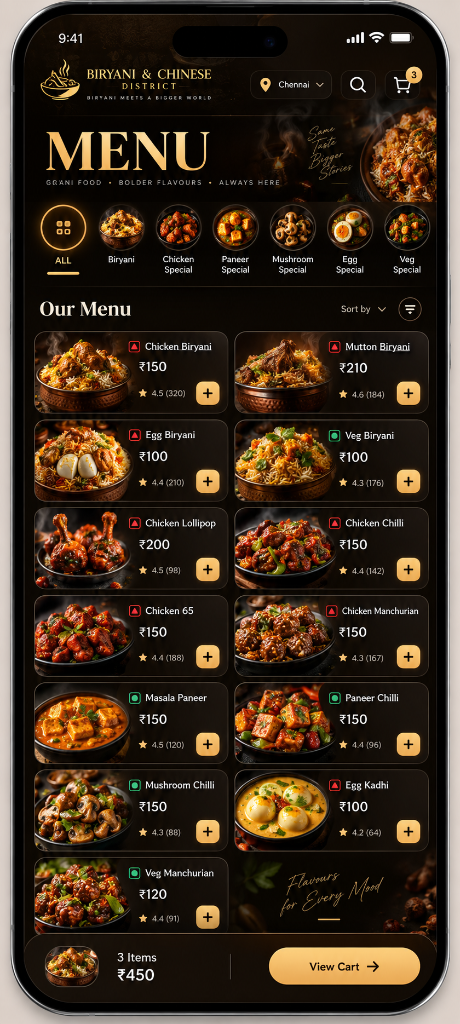
#> input picture reference/mobile_menu_reference.png, 460 x 1024 px, found by its file name
$ python crop_clean_dishes.py
#> lines starting #> are read from the running program, lines starting #| are printed output that depends on the picture
from PIL import Image

mim = Image.open('reference/mobile_menu_reference.png')
#> mim is the input picture: PIL image 460x1024 RGBA; mean R, G, B, A 60.1, 44.8, 30.4, 255

# Precise dish crops avoiding any border lines:
dishes = [
    ('chicken_biryani', (38, 327, 126, 394)),
    ('mutton_biryani', (236, 327, 324, 394)),
    ('egg_biryani', (38, 410, 126, 477)),
    ('veg_biryani', (236, 410, 324, 477)),
    ('chicken_lollipop', (38, 495, 126, 562)),
    ('chicken_chilli', (236, 495, 324, 562)),
    ('chicken_65', (38, 579, 126, 646)),
    ('chicken_manchurian', (236, 579, 324, 646)),
    ('masala_paneer', (38, 664, 126, 731)),
    ('paneer_chilli', (236, 664, 324, 731)),
    ('mushroom_chilli', (38, 749, 126, 816)),
    ('egg_kadhi', (236, 749, 324, 816)),
    ('veg_manchurian', (38, 834, 126, 901)),
]

for name, box in dishes:
    crop = mim.crop(box)
    crop.save(f'public/menu_assets/dishes/{name}.png')
#> this loop made 13 passes
#> pass 1, `crop = mim.crop(box)`:
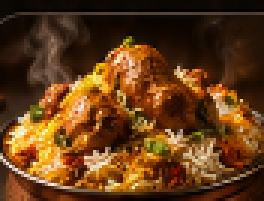
#> crop: PIL image 88x67 RGBA (shown 3 times larger); mean R, G, B, A 98.6, 59.5, 23.2, 255
#> pass 2, `crop = mim.crop(box)`:
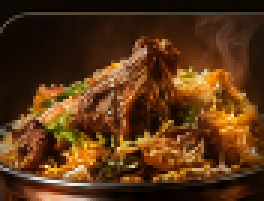
#> crop: PIL image 88x67 RGBA (shown 3 times larger); mean R, G, B, A 88.8, 52.4, 21.6, 255
#> pass 3, `crop = mim.crop(box)`:
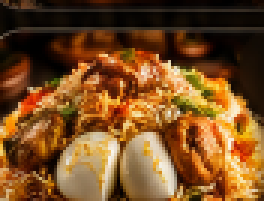
#> crop: PIL image 88x67 RGBA (shown 3 times larger); mean R, G, B, A 120.8, 77.3, 34.8, 255
#> after the loop:
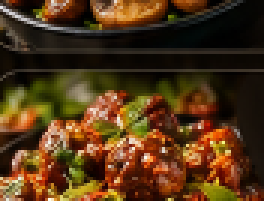
#> crop: PIL image 88x67 RGBA (shown 3 times larger); mean R, G, B, A 82.4, 53.2, 22.6, 255

print('Clean crops saved!')
